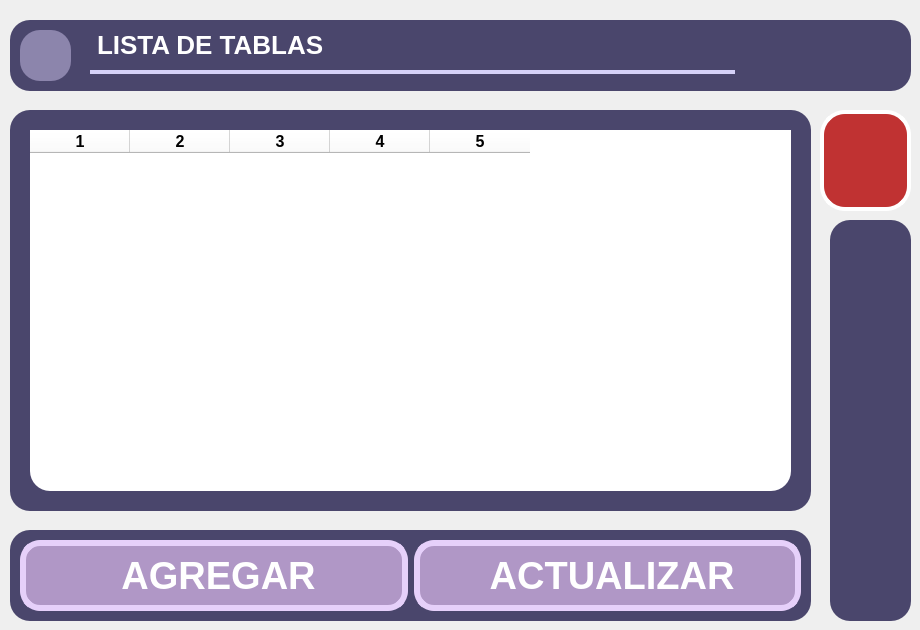
      <widget class="QWidget" name="page_tablas">
       <widget class="QWidget" name="cuadrilleros_widget_3" native="true">
        <property name="geometry">
         <rect>
          <x>10</x>
          <y>530</y>
          <width>801</width>
          <height>91</height>
         </rect>
        </property>
        <property name="styleSheet">
         <string notr="true">background-color: rgb(74, 70, 108);
        /*border: 2px solid black;*/
        border-radius: 20px;  /* Ajusta el valor para hacer las esquinas más o menos redondas */
        padding: 10px;  /* Ajusta el margen interno del QLabel */</string>
        </property>
        <widget class="QWidget" name="horizontalLayoutWidget_7">
         <property name="geometry">
          <rect>
           <x>10</x>
           <y>10</y>
           <width>781</width>
           <height>71</height>
          </rect>
         </property>
         <layout class="QHBoxLayout" name="horizontalLayout_7">
          <item>
           <widget class="QPushButton" name="CrearTabla_Btn">
            <property name="sizePolicy">
             <sizepolicy hsizetype="Ignored" vsizetype="Ignored">
              <horstretch>0</horstretch>
              <verstretch>0</verstretch>
             </sizepolicy>
            </property>
            <property name="font">
             <font>
              <family>Segoe UI</family>
              <pointsize>-1</pointsize>
              <weight>81</weight>
              <bold>true</bold>
             </font>
            </property>
            <property name="styleSheet">
             <string notr="true">QPushButton {
        background-color: rgb(176, 151, 198);
		color: white;
        border-radius: 20px; 
        padding: 10px; 
        border: 6px solid white;
        border-color: rgb(230, 208, 250);
font-family: &quot;Segoe UI&quot;;
font-size: 38px;
font-weight: 650; 
    }</string>
            </property>
            <property name="text">
             <string> AGREGAR</string>
            </property>
            <property name="icon">
             <iconset resource="../resources/resources.qrc">
              <normaloff>:/images/iconos/botones/crear3_svg.svg</normaloff>:/images/iconos/botones/crear3_svg.svg</iconset>
            </property>
            <property name="iconSize">
             <size>
              <width>62</width>
              <height>62</height>
             </size>
            </property>
           </widget>
          </item>
          <item>
           <widget class="QPushButton" name="ActualizarTabla_Btn">
            <property name="sizePolicy">
             <sizepolicy hsizetype="Ignored" vsizetype="Ignored">
              <horstretch>0</horstretch>
              <verstretch>0</verstretch>
             </sizepolicy>
            </property>
            <property name="font">
             <font>
              <family>Segoe UI</family>
              <pointsize>-1</pointsize>
              <weight>81</weight>
              <bold>true</bold>
             </font>
            </property>
            <property name="styleSheet">
             <string notr="true">QPushButton {
        background-color: rgb(176, 151, 198);
		color: white;
        border-radius: 20px; 
        padding: 10px; 
        border: 6px solid white;
        border-color: rgb(230, 208, 250);
	    font-family: &quot;Segoe UI&quot;;
        font-size: 38px;
        font-weight: 650; 
    }</string>
            </property>
            <property name="text">
             <string> ACTUALIZAR</string>
            </property>
            <property name="icon">
             <iconset resource="../resources/resources.qrc">
              <normaloff>:/images/iconos/botones/actualizar4_svg.svg</normaloff>:/images/iconos/botones/actualizar4_svg.svg</iconset>
            </property>
            <property name="iconSize">
             <size>
              <width>62</width>
              <height>62</height>
             </size>
            </property>
           </widget>
          </item>
         </layout>
        </widget>
       </widget>
       <widget class="QWidget" name="widget_16" native="true">
        <property name="geometry">
         <rect>
          <x>10</x>
          <y>110</y>
          <width>801</width>
          <height>401</height>
         </rect>
        </property>
        <property name="styleSheet">
         <string notr="true">background-color: rgb(74, 70, 108);
border-radius: 20px;</string>
        </property>
        <widget class="QTableWidget" name="Tablas_tableWidget">
         <property name="geometry">
          <rect>
           <x>20</x>
           <y>20</y>
           <width>761</width>
           <height>361</height>
          </rect>
         </property>
         <property name="font">
          <font>
           <pointsize>-1</pointsize>
           <weight>75</weight>
           <bold>true</bold>
          </font>
         </property>
         <property name="styleSheet">
          <string notr="true">font-size: 16px;
font-weight: 600;  /* Semibold */
background-color: rgb(255, 255, 255);
</string>
         </property>
         <property name="columnCount">
          <number>5</number>
         </property>
         <column/>
         <column/>
         <column/>
         <column/>
         <column/>
        </widget>
       </widget>
       <widget class="QWidget" name="cuadrilleros_widget_4" native="true">
        <property name="geometry">
         <rect>
          <x>10</x>
          <y>20</y>
          <width>901</width>
          <height>71</height>
         </rect>
        </property>
        <property name="styleSheet">
         <string notr="true">background-color: rgb(74, 70, 108);
        /*border: 2px solid black;*/
        border-radius: 20px;  /* Ajusta el valor para hacer las esquinas más o menos redondas */
        padding: 10px;  /* Ajusta el margen interno del QLabel */</string>
        </property>
        <widget class="QLabel" name="ListaTablas_Lbl">
         <property name="geometry">
          <rect>
           <x>70</x>
           <y>0</y>
           <width>261</width>
           <height>51</height>
          </rect>
         </property>
         <property name="font">
          <font>
           <family>Segoe UI</family>
           <pointsize>-1</pointsize>
           <weight>81</weight>
           <bold>true</bold>
          </font>
         </property>
         <property name="styleSheet">
          <string notr="true">background-color: rgb(74, 70, 108);
color: white;  
font-family: &quot;Segoe UI&quot;;
font-size: 26px;
font-weight: 650; 



</string>
         </property>
         <property name="text">
          <string>&lt;html&gt;&lt;head/&gt;&lt;body&gt;&lt;p&gt;&lt;span style=&quot; color:#ffffff;&quot;&gt;LISTA DE TABLAS&lt;/span&gt;&lt;/p&gt;&lt;/body&gt;&lt;/html&gt;</string>
         </property>
        </widget>
        <widget class="QLabel" name="label_17">
         <property name="geometry">
          <rect>
           <x>80</x>
           <y>50</y>
           <width>645</width>
           <height>4</height>
          </rect>
         </property>
         <property name="styleSheet">
          <string notr="true">background-color: rgb(213, 209, 248);</string>
         </property>
         <property name="text">
          <string/>
         </property>
        </widget>
        <widget class="QPushButton" name="BackTablasMenu_Btn">
         <property name="geometry">
          <rect>
           <x>10</x>
           <y>10</y>
           <width>51</width>
           <height>51</height>
          </rect>
         </property>
         <property name="styleSheet">
          <string notr="true">QPushButton {
	border-image: url(:/icons/iconos/botones/close.png);

       background-color: #8C85AC;
        /*border: 2px solid black;*/
        border-radius: 20px;  /* Ajusta el valor para hacer las esquinas más o menos redondas */
        padding: 10px;  /* Ajusta el margen interno del QLabel */
    }

/* Hover: Morado más oscuro pero vibrante (resalta sin ser claro) */
QPushButton:hover {
    background-color: #938BB6;  /* Morado &quot;SlateBlue&quot; (oscuro pero saturado) */
   
}
</string>
         </property>
         <property name="text">
          <string/>
         </property>
         <property name="icon">
          <iconset resource="../resources/resources.qrc">
           <normaloff>:/images/iconos/etiquetas/back_svg1.svg</normaloff>:/images/iconos/etiquetas/back_svg1.svg</iconset>
         </property>
         <property name="iconSize">
          <size>
           <width>42</width>
           <height>42</height>
          </size>
         </property>
        </widget>
       </widget>
       <widget class="QWidget" name="cuadrilleros_widget_6" native="true">
        <property name="geometry">
         <rect>
          <x>830</x>
          <y>220</y>
          <width>81</width>
          <height>401</height>
         </rect>
        </property>
        <property name="styleSheet">
         <string notr="true">background-color: rgb(74, 70, 108);
        /*border: 2px solid black;*/
        border-radius: 20px;  /* Ajusta el valor para hacer las esquinas más o menos redondas */
        padding: 10px;  /* Ajusta el margen interno del QLabel */</string>
        </property>
       </widget>
       <widget class="QPushButton" name="EliminarTabla_Btn">
        <property name="geometry">
         <rect>
          <x>820</x>
          <y>110</y>
          <width>91</width>
          <height>101</height>
         </rect>
        </property>
        <property name="sizePolicy">
         <sizepolicy hsizetype="Ignored" vsizetype="Ignored">
          <horstretch>0</horstretch>
          <verstretch>0</verstretch>
         </sizepolicy>
        </property>
        <property name="font">
         <font>
          <pointsize>31</pointsize>
         </font>
        </property>
        <property name="styleSheet">
         <string notr="true">QPushButton {

        background-color: #C03232;
        /*border: 2px solid black;*/
		color: white;  /* Cambia el color de la fuente a blanco */
        border-radius: 25px;  /* Ajusta el valor para hacer las esquinas más o menos redondas */
        padding: 10px;  /* Ajusta el margen interno del QLabel */
		border: 4px solid white;
    }</string>
        </property>
        <property name="text">
         <string/>
        </property>
        <property name="icon">
         <iconset>
          <normalon>:/images/iconos/botones/borrar.png</normalon>
         </iconset>
        </property>
        <property name="iconSize">
         <size>
          <width>72</width>
          <height>72</height>
         </size>
        </property>
       </widget>
      </widget>
